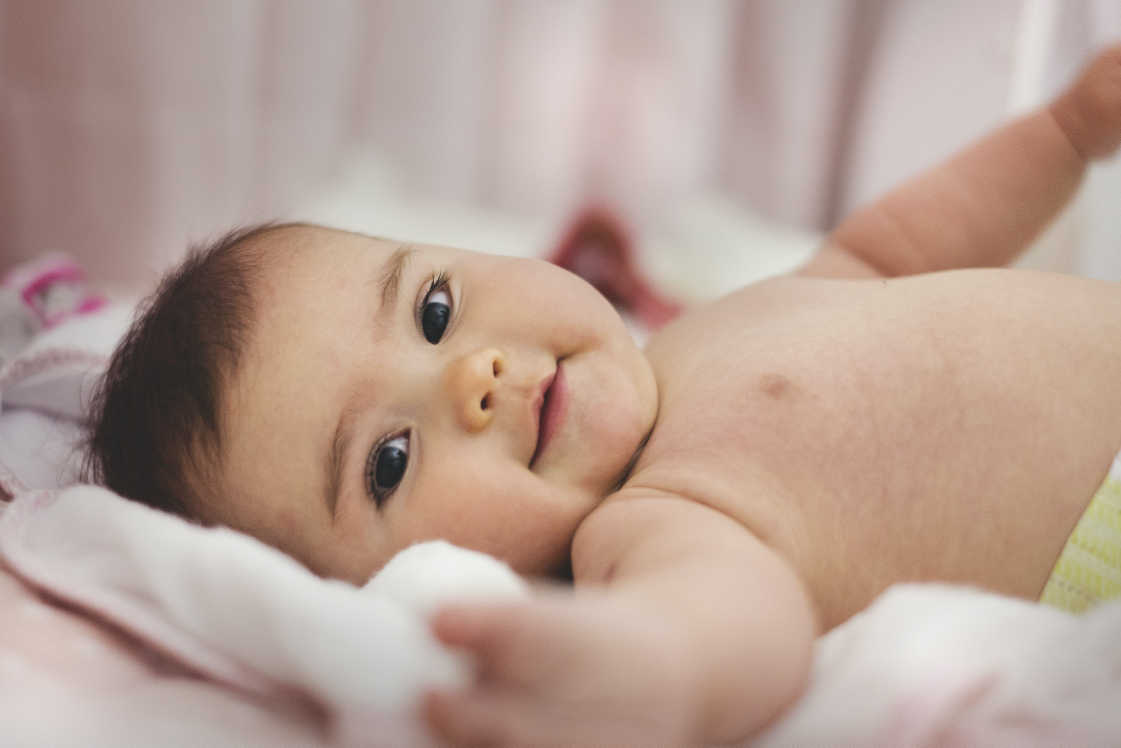
#> input picture babyimage/000002.jpeg, 4484 x 2989 px, found by its file name (shown at 1/4 size)
$ python img-tool-main.py
#> lines starting #> are read from the running program, lines starting #| are printed output that depends on the picture
import icrawler
import cv2
import os
from icrawler.builtin import GoogleImageCrawler
import numpy as np
# crawl image from Google image
'''
google_crawler = GoogleImageCrawler(storage={'root_dir': 'baby image'})
google_crawler.crawl(keyword='baby image', max_num=10)'''

path='E:\\1\\code\\PBL5_Computer_Sience\\baby image\\000002.jpeg'
image = cv2.imread(path)
#> image is the input picture: shape (2989, 4484, 3); mean B, G, R 149, 160.4, 183.7
image = cv2.resize(image, (500, 500))
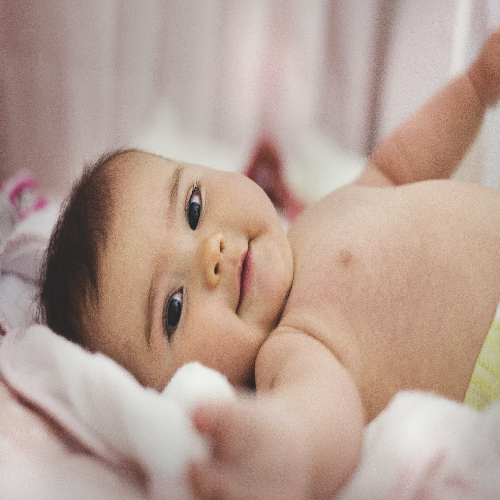
#> image: shape (500, 500, 3); mean B, G, R 148.9, 160.3, 183.6
window_name = 'Image'
# Using cv2.cvtColor() method
# Using cv2.COLOR_BGR2GRAY color space
# conversion code
image = cv2.cvtColor(image, cv2.COLOR_BGR2GRAY)
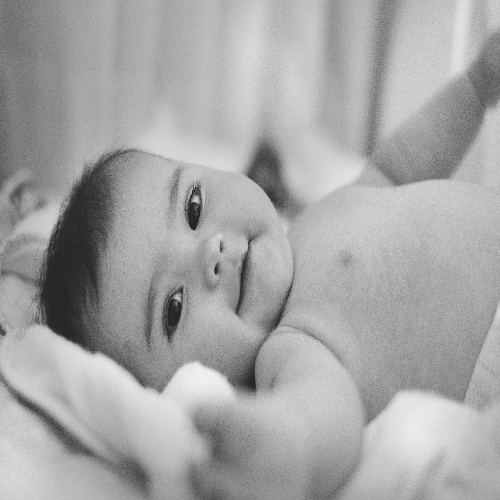
#> image: shape (500, 500); min 35, max 241, mean 166

# Displaying the image
cv2.imshow(window_name, image)
cv2.waitKey(0)
cv2.destroyAllWindows()

$ run again, with babyimage/000005.jpeg copied over babyimage/000002.jpeg
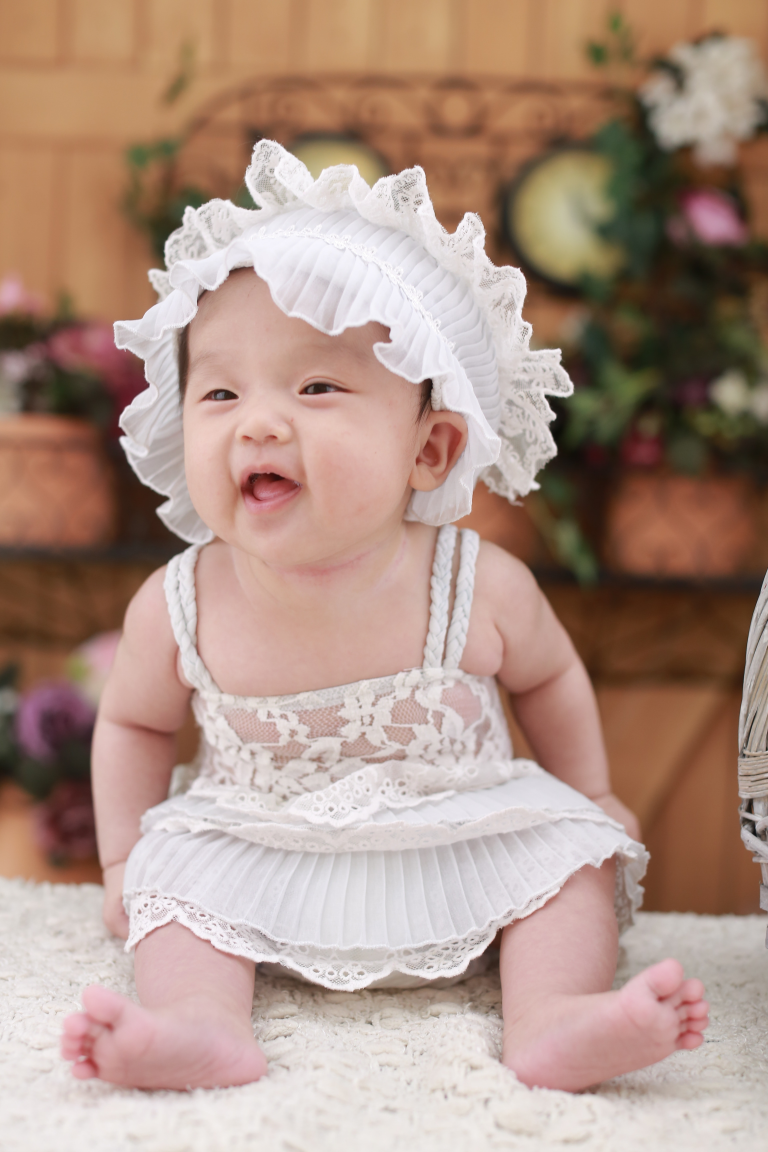
#> input picture babyimage/000005.jpeg, 3840 x 5760 px, found by its file name (shown at 1/5 size)
#> image is the input picture: shape (5760, 3840, 3); mean B, G, R 134.4, 147.4, 174.2
#> `image = cv2.resize(image, (500, 500))`:
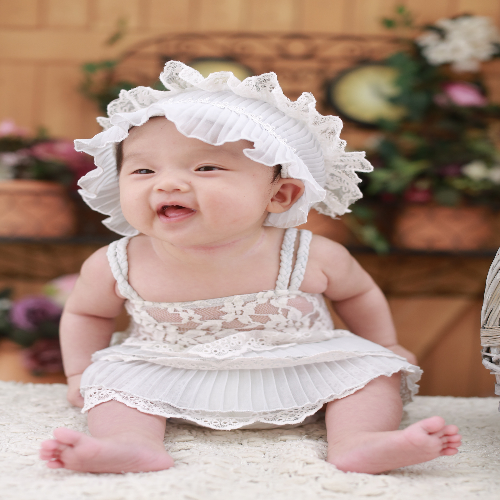
#> image: shape (500, 500, 3); mean B, G, R 134.3, 147.3, 174.1
#> `image = cv2.cvtColor(image, cv2.COLOR_BGR2GRAY)`:
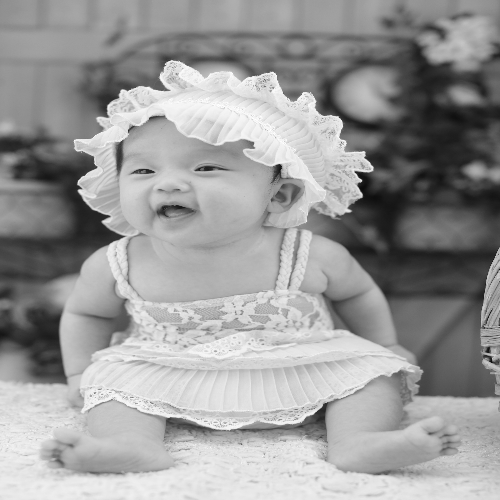
#> image: shape (500, 500); min 11, max 255, mean 153.8

$ run again, with babyimage/000013.jpeg copied over babyimage/000002.jpeg
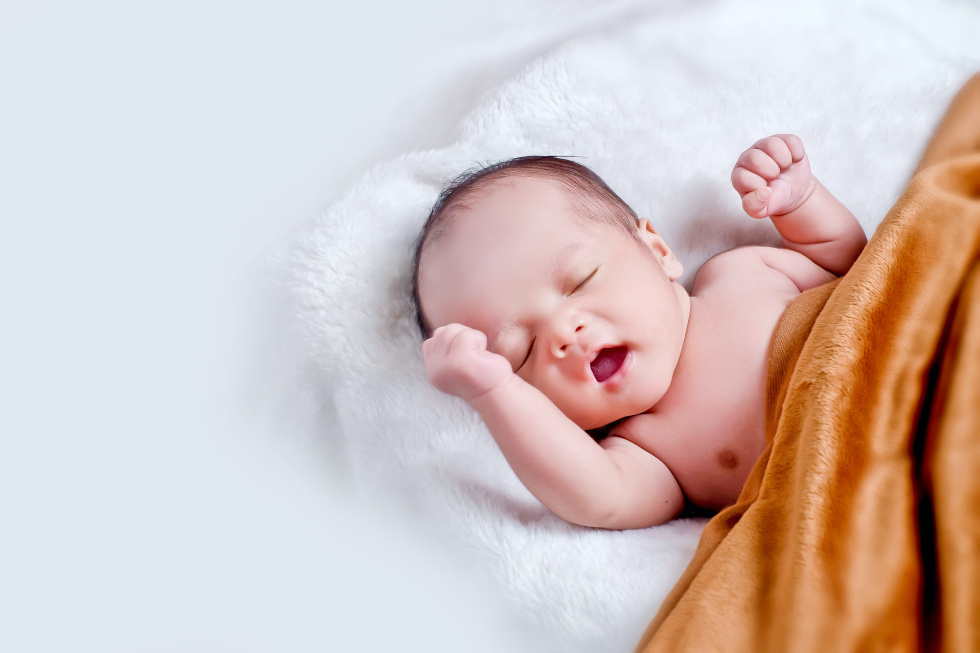
#> input picture babyimage/000013.jpeg, 4896 x 3264 px, found by its file name (shown at 1/5 size)
#> image is the input picture: shape (3264, 4896, 3); mean B, G, R 191, 195.3, 212.1
#> `image = cv2.resize(image, (500, 500))`:
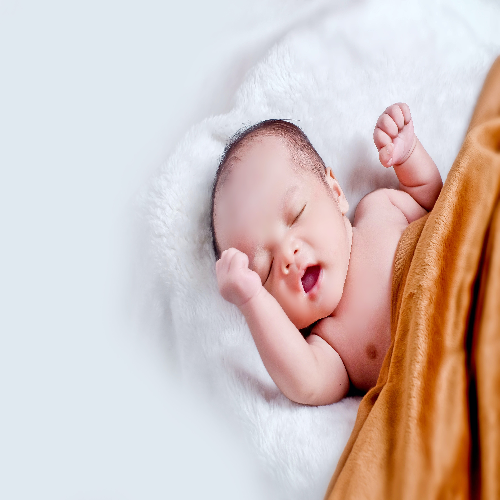
#> image: shape (500, 500, 3); mean B, G, R 190.9, 195.2, 212
#> `image = cv2.cvtColor(image, cv2.COLOR_BGR2GRAY)`:
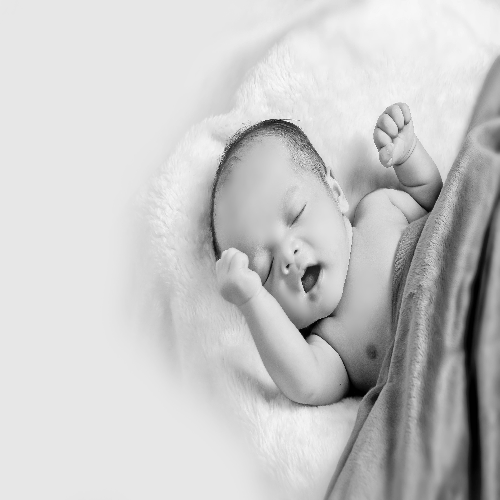
#> image: shape (500, 500); min 0, max 249, mean 199.7

$ run again, with babyimage/000042.jpeg copied over babyimage/000002.jpeg
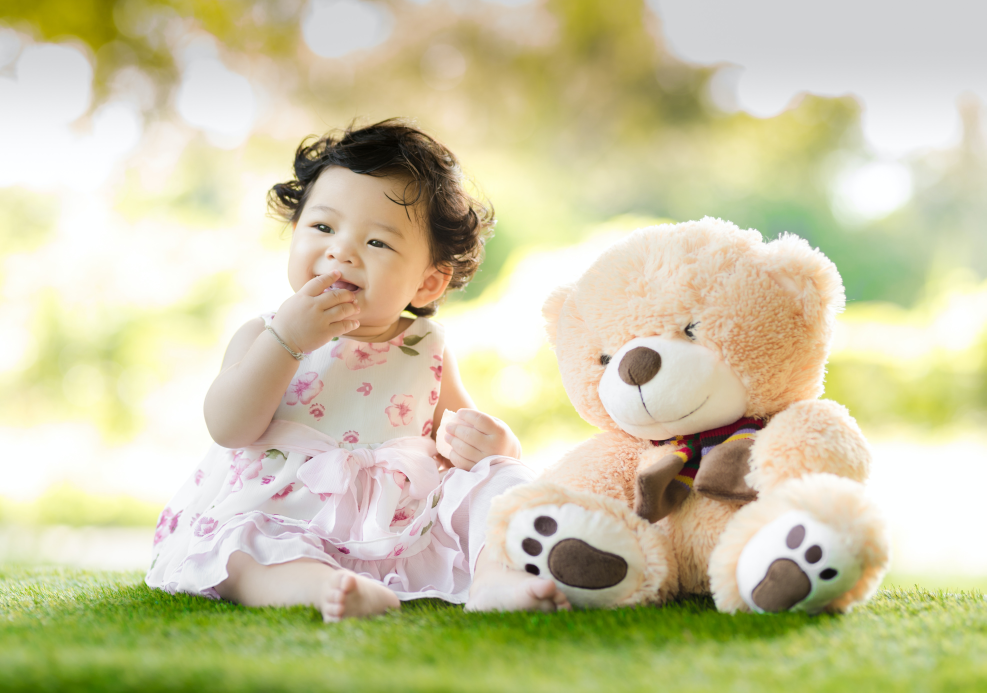
#> input picture babyimage/000042.jpeg, 5918 x 4156 px, found by its file name (shown at 1/6 size)
#> image is the input picture: shape (4156, 5918, 3); mean B, G, R 165, 200.9, 205.1
#> `image = cv2.resize(image, (500, 500))`:
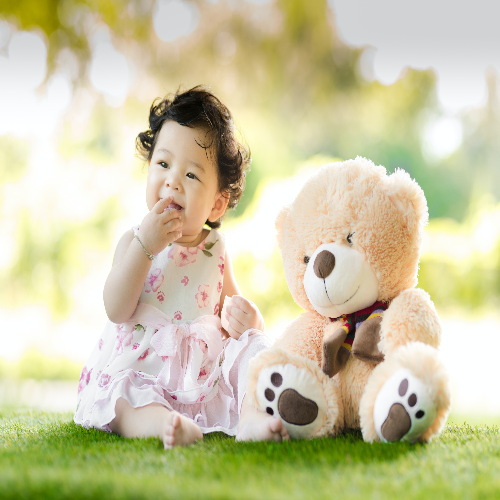
#> image: shape (500, 500, 3); mean B, G, R 164.9, 200.8, 205
#> `image = cv2.cvtColor(image, cv2.COLOR_BGR2GRAY)`:
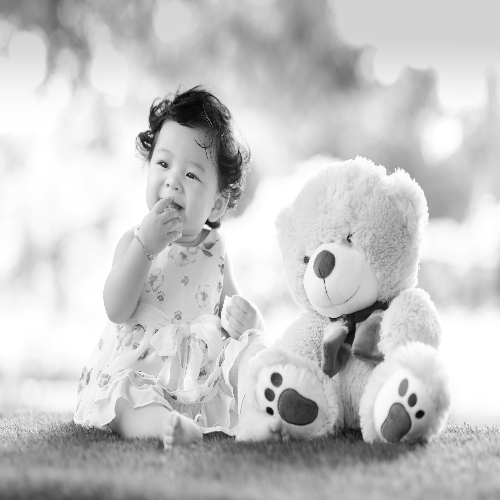
#> image: shape (500, 500); min 5, max 255, mean 198
